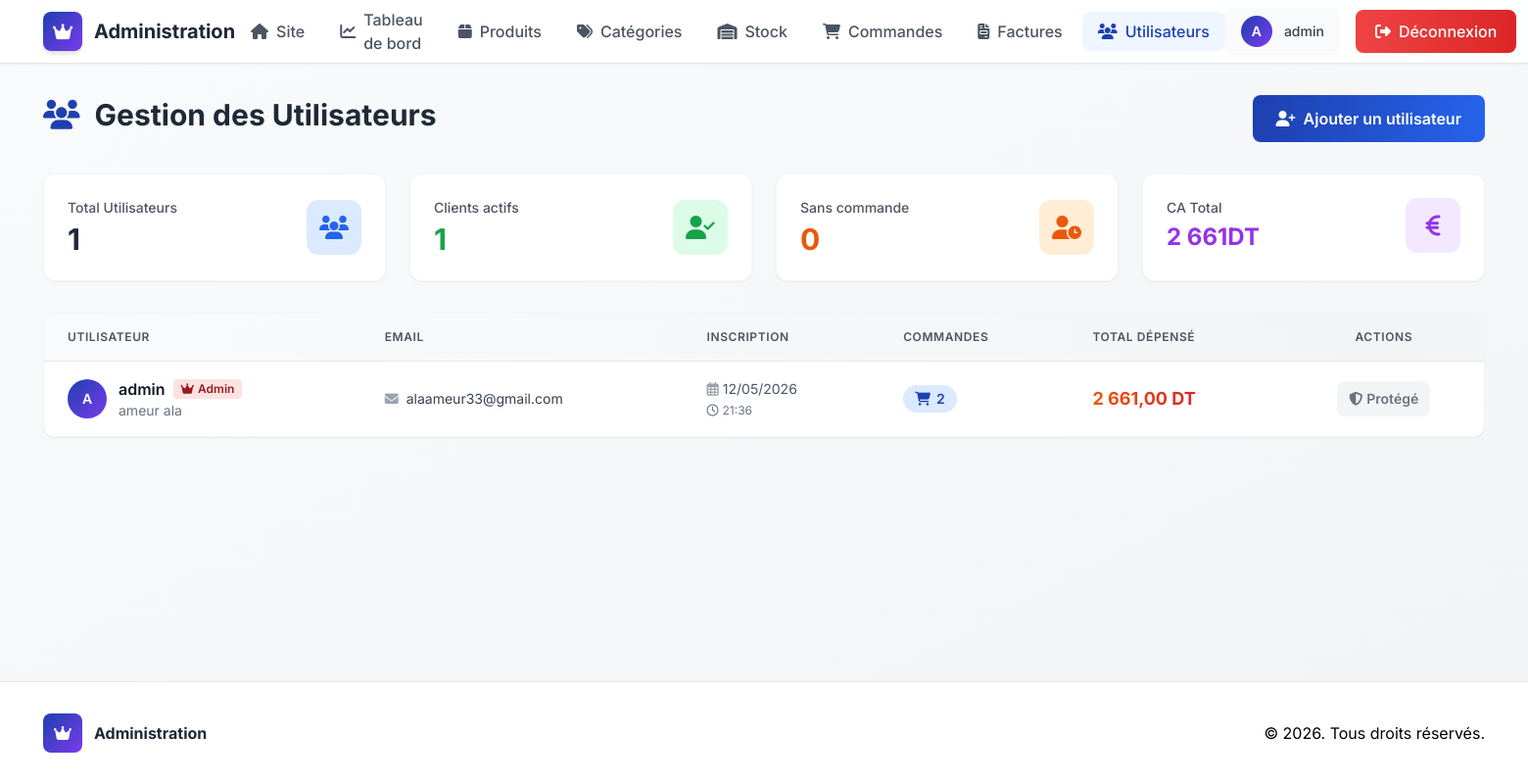
The page /admin/users.php (signed in) on the database its author committed.
### tables this page shows
CREATE TABLE `users` (
  `id` int(11) NOT NULL,
  `username` varchar(50) NOT NULL,
  `email` varchar(100) NOT NULL,
  `password` varchar(255) NOT NULL,
  `role` enum('client','admin','commercial','gestion_stock') DEFAULT 'client',
  `nom` varchar(100) DEFAULT NULL,
  `prenom` varchar(100) DEFAULT NULL,
  `adresse` text DEFAULT NULL,
  `ville` varchar(100) DEFAULT NULL,
  `code_postal` varchar(10) DEFAULT NULL,
  `telephone` varchar(20) DEFAULT NULL,
  `date_creation` timestamp NOT NULL DEFAULT current_timestamp()
);

### admin/users.php (the view, shortened to what the rows shown need)
<?php
require_once '../db/db.php';
$stmt = $pdo->query("
    SELECT u.*,
           COUNT(DISTINCT c.id) as nb_commandes,
           COALESCE(SUM(c.montant_total), 0) as total_depense
    FROM users u
    LEFT JOIN commandes c ON u.id = c.user_id
    GROUP BY u.id
    ORDER BY u.date_creation DESC
");
$users = $stmt->fetchAll();
?>
<!DOCTYPE html>
<html lang="fr">
<head>
    <script src="https://cdn.tailwindcss.com"></script>
    <link rel="stylesheet" href="https://cdnjs.cloudflare.com/ajax/libs/font-awesome/6.4.0/css/all.min.css">
</head>
<body class="bg-gradient-to-br from-gray-50 to-gray-100 min-h-screen font-sans antialiased flex flex-col">
    <nav class="bg-white border-b border-gray-200 sticky top-0 z-50 shadow-sm backdrop-blur-lg bg-opacity-90">
        <div class="container mx-auto px-6 lg:px-8">
            <div class="flex justify-between items-center h-16">
                <a href="dashboard.php" class="flex items-center space-x-3 group">
                    <div>
                        <h1 class="text-xl font-bold text-gray-800">Administration</h1>
                    </div>
                </a>
            </div>
        </div>
    </nav>
    <main class="container mx-auto px-6 lg:px-8 py-8 flex-grow">
        <div class="mb-8">
            <div class="flex flex-col md:flex-row justify-between items-start md:items-center gap-4">
                <div>
                    <h2 class="text-3xl font-bold text-gray-800 mb-2">
                        <i class="fas fa-users text-primary mr-2"></i>
                        Gestion des Utilisateurs
                    </h2>
                </div>
            </div>
        </div>
        <div class="bg-white rounded-xl shadow-sm border border-gray-100 overflow-hidden">
            <div class="overflow-x-auto">
                <table class="w-full">
                    <thead class="bg-gradient-to-r from-gray-50 to-gray-100 border-b border-gray-200">
                        <tr>
                            <th class="px-6 py-4 text-left text-xs font-semibold text-gray-600 uppercase tracking-wider">Utilisateur</th>
                            <th class="px-6 py-4 text-left text-xs font-semibold text-gray-600 uppercase tracking-wider">Email</th>
                            <th class="px-6 py-4 text-left text-xs font-semibold text-gray-600 uppercase tracking-wider">Inscription</th>
                            <th class="px-6 py-4 text-left text-xs font-semibold text-gray-600 uppercase tracking-wider">Commandes</th>
                            <th class="px-6 py-4 text-left text-xs font-semibold text-gray-600 uppercase tracking-wider">Total dépensé</th>
                            <th class="px-6 py-4 text-center text-xs font-semibold text-gray-600 uppercase tracking-wider">Actions</th>
                        </tr>
                    </thead>
                    <tbody class="divide-y divide-gray-200 bg-white">
                        <?php foreach ($users as $user): ?>
                        <tr class="hover:bg-blue-50 transition-colors duration-150">
                            <td class="px-6 py-4">
                                <div class="flex items-center">
                                    <div class="w-10 h-10 bg-gradient-to-br from-primary to-secondary rounded-full flex items-center justify-center mr-3 flex-shrink-0">
                                        <span class="text-white text-sm font-semibold">
                                            <?php echo strtoupper(substr($user['username'], 0, 1)); ?>
                                        </span>
                                    </div>
                                    <div>
                                        <p class="font-semibold text-gray-900 flex items-center">
                                            <?php echo htmlspecialchars($user['username']); ?>
                                            <?php if ($user['username'] === 'admin'): ?>
                                                <span class="ml-2 inline-flex items-center px-2 py-0.5 rounded text-xs font-semibold bg-red-100 text-red-800">
                                                    <i class="fas fa-crown mr-1"></i>Admin
                                                </span>
                                            <?php endif; ?>
                                        </p>
                                        <?php if ($user['nom'] || $user['prenom']): ?>
                                            <p class="text-sm text-gray-500">
                                                <?php echo htmlspecialchars(trim($user['prenom'] . ' ' . $user['nom'])); ?>
                                            </p>
                                        <?php endif; ?>
                                    </div>
                                </div>
                            </td>
                            <td class="px-6 py-4">
                                <span class="text-sm text-gray-700 flex items-center">
                                    <i class="fas fa-envelope text-gray-400 mr-2"></i>
                                    <?php echo htmlspecialchars($user['email']); ?>
                                </span>
                            </td>
                            <td class="px-6 py-4 text-sm text-gray-600">
                                <div class="flex flex-col">
                                    <span class="flex items-center">
                                        <i class="far fa-calendar-alt mr-1 text-gray-400"></i>
                                        <?php echo date('d/m/Y', strtotime($user['date_creation'])); ?>
                                    </span>
                                    <span class="flex items-center text-xs text-gray-500 mt-1">
                                        <i class="far fa-clock mr-1"></i>
                                        <?php echo date('H:i', strtotime($user['date_creation'])); ?>
                                    </span>
                                </div>
                            </td>
                            <td class="px-6 py-4">
                                <?php if ($user['nb_commandes'] > 0): ?>
                                    <span class="inline-flex items-center px-3 py-1 rounded-full text-sm font-semibold bg-blue-100 text-blue-800">
                                        <i class="fas fa-shopping-cart mr-1.5"></i>
                                        <?php echo $user['nb_commandes']; ?>
                                    </span>
                                <?php endif; ?>
                            </td>
                            <td class="px-6 py-4">
                                <span class="font-bold text-lg bg-gradient-to-r from-orange-600 to-red-600 bg-clip-text text-transparent">
                                </span>
                            </td>
                            <td class="px-6 py-4 text-center">
                                <?php if ($user['username'] !== 'admin'): ?>
                                    <form method="POST" onsubmit="return confirm('Êtes-vous sûr de vouloir supprimer cet utilisateur ? Toutes ses commandes seront également supprimées.')" class="inline">
                                        <input type="hidden" name="action" value="delete">
                                        <input type="hidden" name="user_id" value="<?php echo $user['id']; ?>">
                                        <button type="submit" class="inline-flex items-center px-3 py-2 bg-red-500 hover:bg-red-600 text-white rounded-lg text-sm font-semibold transition-all duration-200">
                                            <i class="fas fa-trash mr-1"></i>
                                            Supprimer
                                        </button>
                                    </form>
                                <?php else: ?>
                                    <span class="inline-flex items-center px-3 py-2 bg-gray-100 text-gray-500 rounded-lg text-sm font-semibold cursor-not-allowed">
                                        <i class="fas fa-shield-alt mr-1"></i>
                                        Protégé
                                    </span>
                                <?php endif; ?>
                            </td>
                        </tr>
                        <?php endforeach; ?>
                    </tbody>
                </table>
            </div>
        </div>
    </main>
</body>
</html>

### rows shown on the page
users: username "A", username "admin", shows "Admin", prenom+nom "ameur ala", email "alaameur33@gmail.com", date_creation "12/05/2026", date_creation "21:36", nb_commandes "2", shows "Protégé"

### other values the page prints
substr($_SESSION['username'], 0, 1) "A"
$_SESSION['username'] "admin"
$total_users "1"
$users_avec_commandes "1"
$total_users - $users_avec_commandes "0"
$total_depenses "2 661"
